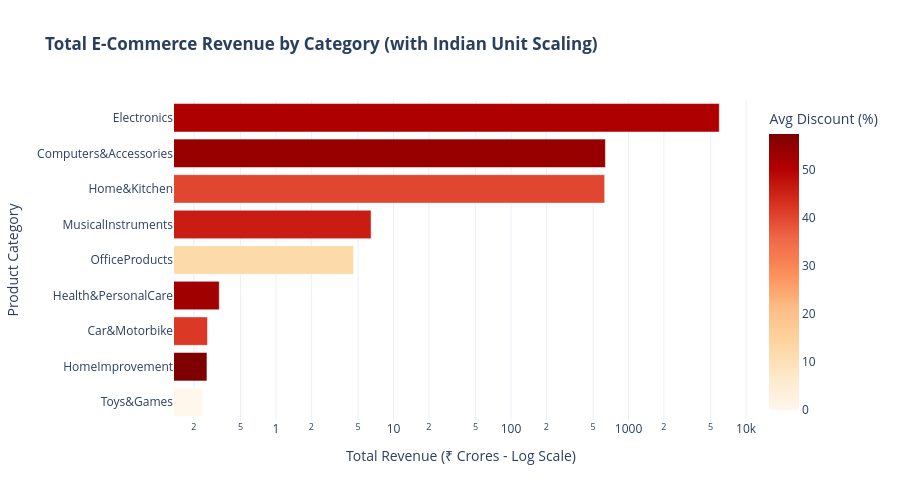

Write notebook code for a chart like this one.
### Code cell
# 1. Group by category and compute metrics
category_perf = data_frame.groupby('main_category').agg(
    Revenue=('estimated_revenue', 'sum'),
    Avg_Discount=('discount_percentage', 'mean'),
    Products_Count=('product_id', 'count')
).reset_index()

# 2. Add a helper column for the Log Scale (Plotly needs a numeric column for the bar length)
category_perf['Revenue_Crores'] = category_perf['Revenue'] / 10000000

# 3. Create a dynamic formatting function for the hover tooltip
def format_indian_scale(val):
    if val >= 10000000: # 1 Crore or more
        return f"₹{val / 10000000:.2f} Crores"
    else: # Less than 1 Crore
        return f"₹{val / 100000:.2f} Lakhs"

# Apply the function to create a clean text column
category_perf['Revenue_Display'] = category_perf['Revenue'].apply(format_indian_scale)

# 4. Sort categories by revenue
category_perf = category_perf.sort_values('Revenue_Crores', ascending=True)

# 5. Create the Bar Chart
fig_category = px.bar(
    category_perf,
    x='Revenue_Crores',
    y='main_category',
    color='Avg_Discount',
    color_continuous_scale='OrRd',
    # We pass 'Revenue_Display' to the hover data so Plotly can display it
    custom_data=['Revenue_Display', 'Products_Count', 'Avg_Discount'],
    labels={
        'main_category': 'Product Category',
        'Revenue_Crores': 'Total Revenue (₹ Crores - Log Scale)',
        'Avg_Discount': 'Avg Discount (%)'
    },
    title='<b>Total E-Commerce Revenue by Category (with Indian Unit Scaling)</b>',
)

# 6. Format the hover template to use the custom pre-formatted text column
fig_category.update_traces(
    hovertemplate='<b>Category</b>: %{y}<br>' +
                  '<b>Revenue</b>: %{customdata[0]}<br>' + # Shows Lakhs or Crores dynamically!
                  '<b>Avg Discount</b>: %{customdata[2]:.1f}%<br>' +
                  '<b>Total Products</b>: %{customdata[1]}<br>' +
                  '<extra></extra>' # Hides the default secondary hover label
)

# 7. Apply Logarithmic Axis
fig_category.update_layout(
    template='plotly_white',
    height=500,
    xaxis_type="log"
)

fig_category.show()

### Figure 1 — Plotly figure (JSON) as saved in the notebook; plotly's stock layout.template omitted (floating-point values rounded to 4 significant figures)
{"data": [{"alignmentgroup": "True", "customdata": [["₹23.80 Lakhs", 1, 0], ["₹25.87 Lakhs", 2, 57.5], ["₹26.15 Lakhs", 1, 42], ["₹32.93 Lakhs", 1, 53], ["₹4.58 Crores", 31, 12.35], ["₹6.45 Crores", 2, 46], ["₹626.43 Crores", 448, 40.12], ["₹635.69 Crores", 453, 54.02], ["₹5917.98 Crores", 526, 50.83]], "hovertemplate": "<b>Category</b>: %{y}<br><b>Revenue</b>: %{customdata[0]}<br><b>Avg Discount</b>: %{customdata[2]:.1f}%<br><b>Total Products</b>: %{customdata[1]}<br><extra></extra>", "legendgroup": "", "marker": {"color": [0, 57.5, 42, 53, 12.35, 46, 40.12, 54.02, 50.83], "coloraxis": "coloraxis", "pattern": {"shape": ""}}, "name": "", "offsetgroup": "", "orientation": "h", "showlegend": false, "textposition": "auto", "type": "bar", "x": [0.238, 0.2587, 0.2615, 0.3293, 4.579, 6.446, 626.4, 635.7, 5918.0], "xaxis": "x", "y": ["Toys&Games", "HomeImprovement", "Car&Motorbike", "Health&PersonalCare", "OfficeProducts", "MusicalInstruments", "Home&Kitchen", "Computers&Accessories", "Electronics"], "yaxis": "y"}], "layout": {"barmode": "relative", "coloraxis": {"colorbar": {"title": {"text": "Avg Discount (%)"}}, "colorscale": [[0, "rgb(255,247,236)"], [0.125, "rgb(254,232,200)"], [0.25, "rgb(253,212,158)"], [0.375, "rgb(253,187,132)"], [0.5, "rgb(252,141,89)"], [0.625, "rgb(239,101,72)"], [0.75, "rgb(215,48,31)"], [0.875, "rgb(179,0,0)"], [1, "rgb(127,0,0)"]]}, "height": 500, "legend": {"tracegroupgap": 0}, "title": {"text": "<b>Total E-Commerce Revenue by Category (with Indian Unit Scaling)</b>"}, "xaxis": {"anchor": "y", "domain": [0, 1], "title": {"text": "Total Revenue (₹ Crores - Log Scale)"}, "type": "log"}, "yaxis": {"anchor": "x", "domain": [0, 1], "title": {"text": "Product Category"}}}}
